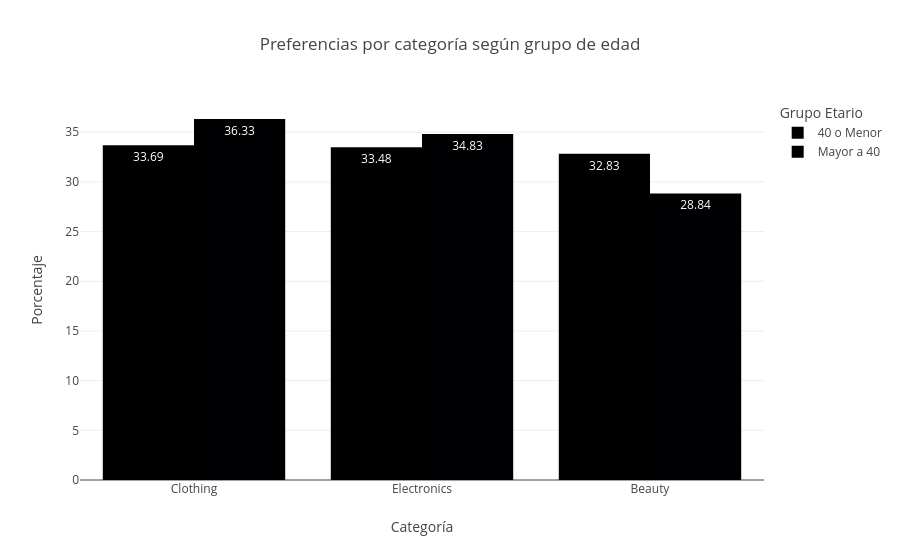

The code cell stored with this chart in its notebook:
### Code cell
# 4. Hacemos el gráfico 
fig2 = px.bar(
    pref_edades,
    x='Product Category',
    y='Porcentaje',
    color='Grupo Etario',
    barmode='group',
    text_auto='.2f',
    title='Preferencias por categoría según grupo de edad',
    labels={'Product Category': 'Categoría'}
)

fig2.show()

### Figure 1 — Plotly figure (JSON) as saved in the notebook; plotly's stock layout.template omitted (floating-point values rounded to 4 significant figures)
{"data": [{"alignmentgroup": "True", "hovertemplate": "Grupo Etario=40 o Menor<br>Categoría=%{x}<br>Porcentaje=%{y}<extra></extra>", "legendgroup": "40 o Menor", "marker": {"color": "#000001", "pattern": {"shape": ""}}, "name": "40 o Menor", "offsetgroup": "40 o Menor", "orientation": "v", "showlegend": true, "textposition": "auto", "texttemplate": "%{y:.2f}", "type": "bar", "x": ["Clothing", "Electronics", "Beauty"], "xaxis": "x", "y": [33.69, 33.48, 32.83], "yaxis": "y"}, {"alignmentgroup": "True", "hovertemplate": "Grupo Etario=Mayor a 40<br>Categoría=%{x}<br>Porcentaje=%{y}<extra></extra>", "legendgroup": "Mayor a 40", "marker": {"color": "#000002", "pattern": {"shape": ""}}, "name": "Mayor a 40", "offsetgroup": "Mayor a 40", "orientation": "v", "showlegend": true, "textposition": "auto", "texttemplate": "%{y:.2f}", "type": "bar", "x": ["Clothing", "Electronics", "Beauty"], "xaxis": "x", "y": [36.33, 34.83, 28.84], "yaxis": "y"}], "layout": {"barmode": "group", "legend": {"title": {"text": "Grupo Etario"}, "tracegroupgap": 0}, "title": {"text": "Preferencias por categoría según grupo de edad"}, "xaxis": {"anchor": "y", "domain": [0, 1], "title": {"text": "Categoría"}}, "yaxis": {"anchor": "x", "domain": [0, 1], "title": {"text": "Porcentaje"}}}}
